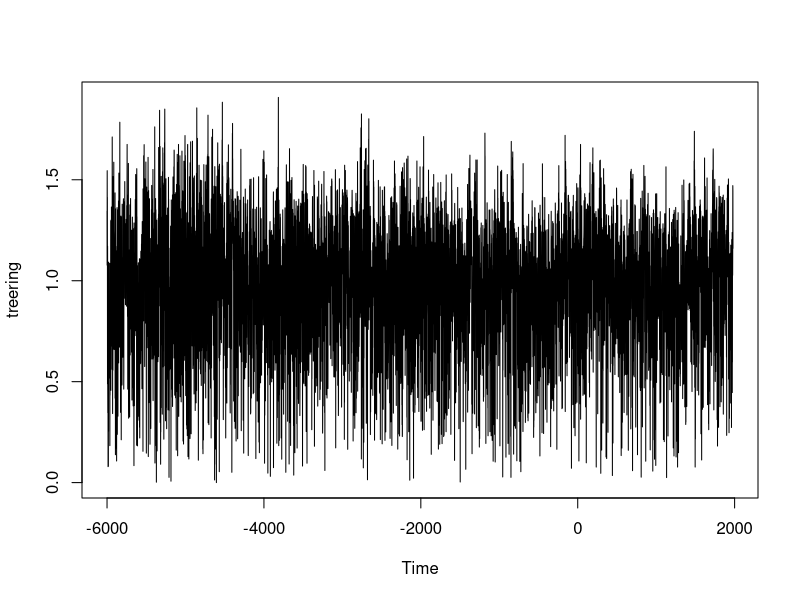

This chart was generated by the following R code:
## ---- chunk 1
plot(treering) # a base R command
library(tidyverse) # the main library used in this notebook
library(stringi) # a string manipulation library

print("let's get started")
